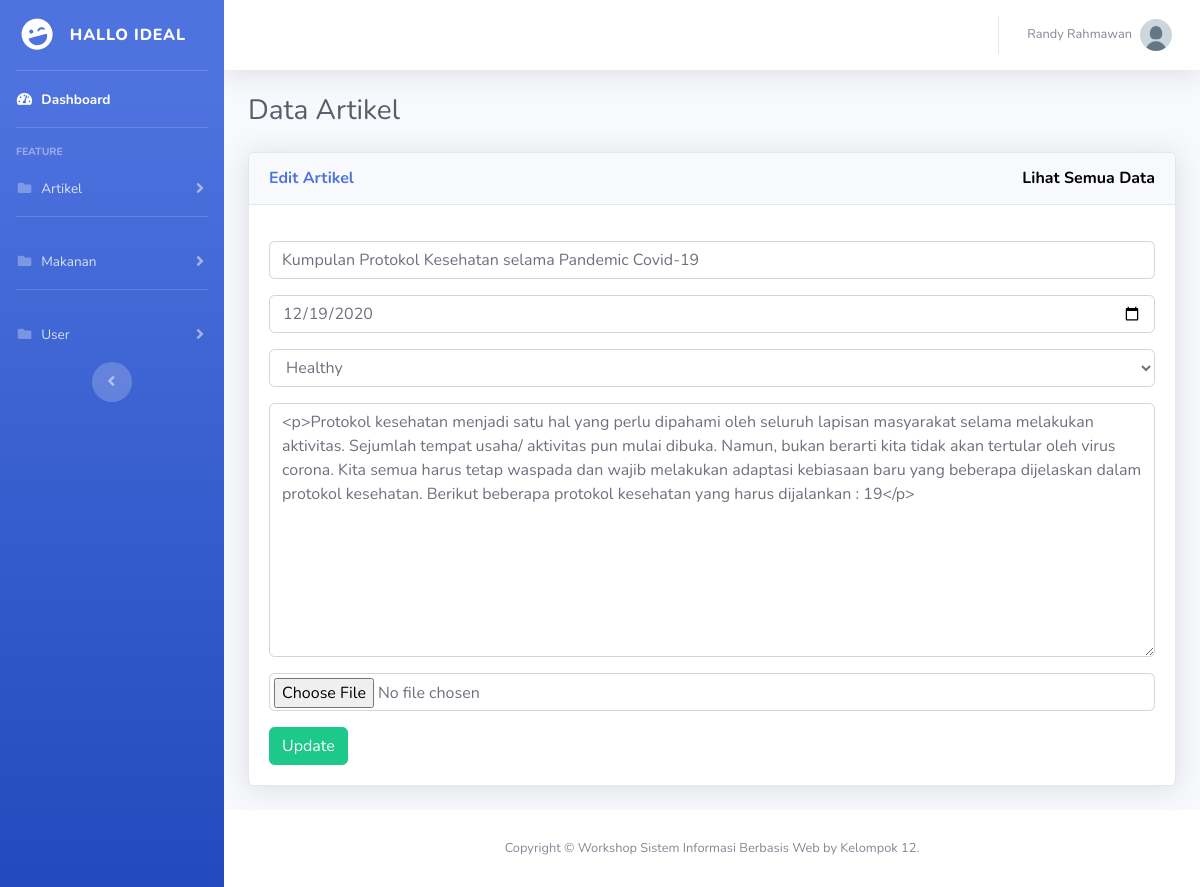
The page /admin/artikel_edit.php?id=2 (signed in) on the database its author committed.
### tables this page shows
CREATE TABLE `tb_user` (
  `id_user` int(2) NOT NULL,
  `foto` varchar(225) DEFAULT NULL,
  `nama` varchar(60) DEFAULT NULL,
  `alamat` varchar(50) DEFAULT NULL,
  `kelamin` varchar(20) DEFAULT NULL,
  `nohp` varchar(15) DEFAULT NULL,
  `password` varchar(32) DEFAULT NULL,
  `email` varchar(32) DEFAULT NULL,
  `id_level` int(2) DEFAULT NULL
);

CREATE TABLE `tb_artikel` (
  `id_artikel` int(4) NOT NULL,
  `url_artikel` varchar(255) DEFAULT NULL,
  `sampul_artikel` varchar(255) DEFAULT NULL,
  `judul_artikel` varchar(60) DEFAULT NULL,
  `isi_artikel` text,
  `tanggal` date DEFAULT NULL,
  `id_kategori` int(2) DEFAULT NULL,
  `id_user` int(2) DEFAULT NULL
);

CREATE TABLE `tb_kategori` (
  `id_kategori` int(2) NOT NULL,
  `kategori` varchar(50) DEFAULT NULL
);

### admin/artikel_edit.php (the view, shortened to what this page needs)
<?php include '../include/header.php'; ?>
		<div class="container-fluid">
          <div class="d-sm-flex align-items-cnter justify-content-between mb-4">
            <h1 class="h3 mb-0 text-gray-800">Data Artikel</h1>
          </div>
          <div class="row">
            	<div class="col-xl-12 col-lg-7">
                    <div class="card shadow mb-4">
                        <div class="card-header py-3">
                          <h6 class="m-0 font-weight-bold text-primary">Edit Artikel <a href="artikel.php"
                            class="tombol"> Lihat Semua Data </a></h6>
                        </div>
                        <?php
                            include 'koneksi.php';
                            $id = $_GET['id'];
                            $query_mysql = mysqli_query($koneksi, "SELECT * FROM tb_artikel WHERE
                                id_artikel = '$id' ");
                            while ($data = mysqli_fetch_array($query_mysql)) {
                        ?>
                        <div class="card-body">
                            <form action="artikel_update.php" method="POST" enctype="multipart/form-data">
                                <div class="form-group">
                                    <input type="text" class="form-control form-control-user" name="judul_artikel" id="judul_artikel" value="<?=$data['judul_artikel'] ?>">
                                </div>
                                <div class="form-group">
                                    <input type="date" class="form-control form-control-user" name="tanggal_terbit" id="tanggal_terbit" value="<?=$data['tanggal']?>">
                                </div>
                                <div class="form-group">
                                    <select class="form-control form-control-user" name="kategori">
                                        <?php
                                            $getArtikel = mysqli_query($koneksi, "SELECT * FROM tb_kategori");
                                            while ($artikel = mysqli_fetch_array($getArtikel)) {
                                        ?>
                                        <option value="<?=$artikel['id_kategori']?>"
                                            <?=($data['id_kategori'] ==
                                            $artikel['id_kategori']) ? "selected" : "";?>
                                            ><?=$artikel['kategori']?></option>
                                        <?php } ?>
                                    </select>
                                </div>
                                <div class="form-group">
                                    <textarea name="isi_artikel" class="form-control form-control-user ckeditor" id="ckeditor" cols="30" rows="10"><?=$data['isi_artikel'] ?></textarea>
                                </div>
                                <div class="form-group">
                                    <input type="FILE" class="form-control form-control-user" name="sampul_artikel" id="sampul_artikel" style="padding: 4px;">
                                </div>
                                <button type="submit" class="btn btn-success" name="submit">Update</button>
                            </form>
                        </div>
                        <?php } ?>
                    </div>
                </div>
            </div>
        </div>
<?php include '../include/footer.php'; ?>

### include/header.php (shortened to what this page needs)
<?php
   $id_user = $_SESSION['user_id'];
   include '../koneksi.php';
   $getUser = mysqli_query($koneksi, "SELECT * from tb_user where id_user='$id_user'");
   $data = mysqli_fetch_array($getUser);
   $foto = 'default_avatar.png';
 ?>
<!DOCTYPE html>
<html lang="en">
<head>
  <link href="../vendor/fontawesome-free/css/all.min.css" rel="stylesheet" type="text/css">
  <link href="../css/sb-admin-2.min.css" rel="stylesheet">
</head>
<body id="page-top">
  <div id="wrapper">
  	<?php
  		include 'sidebar.php';
  	 ?>
    <div id="content-wrapper" class="d-flex flex-column">
      <div id="content">
        <nav class="navbar navbar-expand navbar-light bg-white topbar mb-4 static-top shadow">
          <ul class="navbar-nav ml-auto">
            <li class="nav-item dropdown no-arrow">
              <a class="nav-link dropdown-toggle" href="#" id="userDropdown" role="button" data-toggle="dropdown" aria-haspopup="true" aria-expanded="false">
                <span class="mr-2 d-none d-lg-inline text-gray-600 small"><?php echo $data['nama']; ?></span>
                <img class="img-profile rounded-circle" src="gambar/<?php echo $foto; ?>">
              </a>
            </li>
          </ul>
        </nav>

### include/header.php (style rules this page uses)
.tombol { float:right; color: black; }

### rows shown on the page
tb_user: nama "Randy Rahmawan"
tb_artikel: judul_artikel "Kumpulan Protokol Kesehatan selama Pandemic Covid-19", tanggal_terbit "12/19/2020", kategori "Healthy", isi_artikel "<p>Protokol kesehatan menjadi satu hal yang perlu dipahami oleh seluruh lapisan masyarakat selama melakukan aktivitas. Sejumlah tempat usaha/ aktivitas pun mulai dibuka. Namun, bukan berarti kita tidak akan tertular oleh virus corona. Kita semua harus tetap waspada dan wajib melakukan adaptasi kebiasaan baru yang beberapa dijelaskan dalam protokol kesehatan. Berikut beberapa protokol kesehatan yang harus dijalankan : 19</p>"
